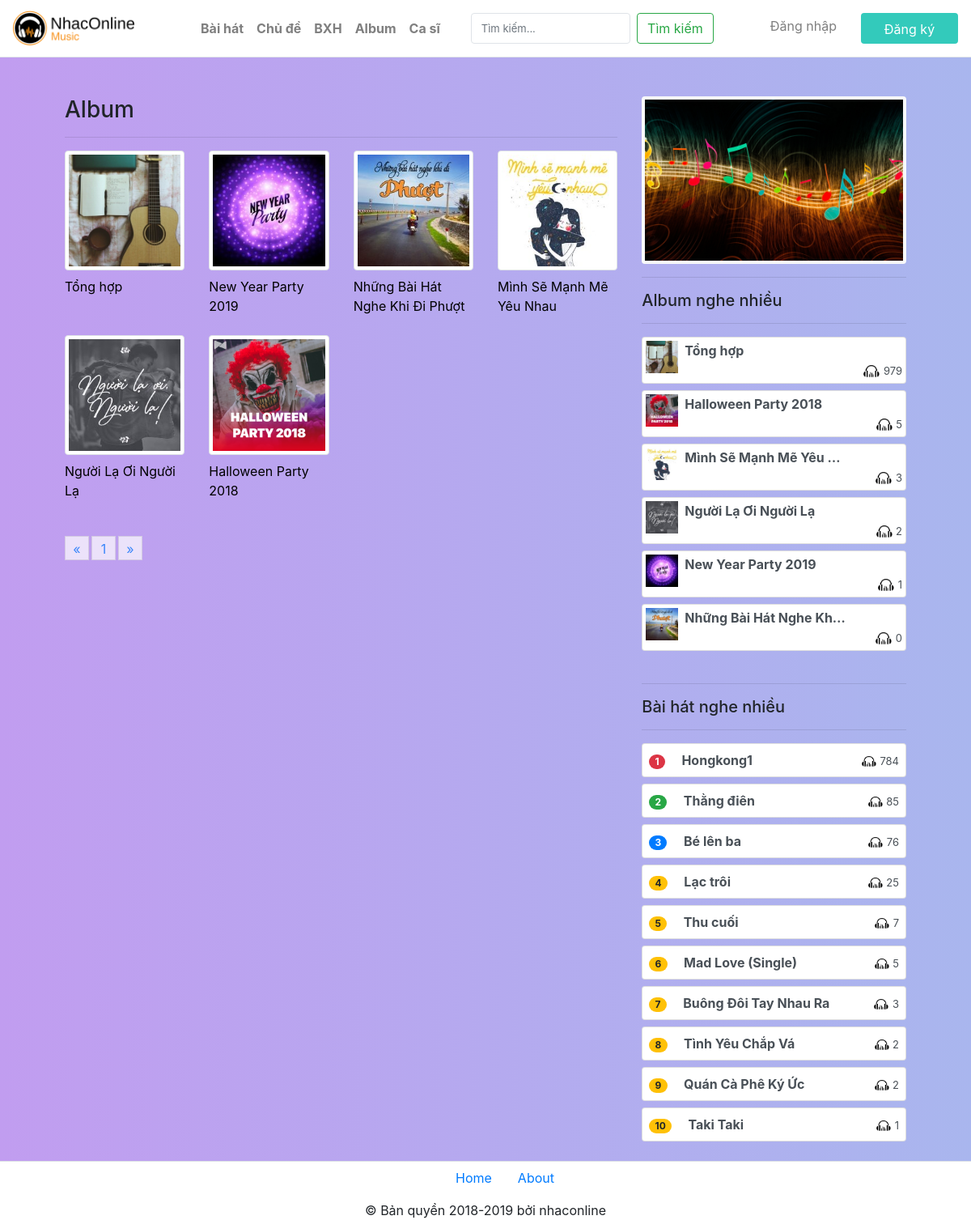
The app's page /Sources/album.php with its own data.
### tables this page shows
CREATE TABLE `album` (
  `id` int(100) NOT NULL,
  `tenalbum` varchar(100) NOT NULL,
  `image` varchar(100) NOT NULL
);

### Sources/album.php (the view, shortened to what this page needs)
<!DOCTYPE html>
<html lang="en">
<head>
    <link rel="stylesheet" href="./css/hover.css">
    <link rel="stylesheet" href="./css/bootstrap.min.css">
    <link rel="stylesheet" href="./css/fixbody.css">
	<link rel="stylesheet" href="./css/jquery.paginate.css">
</head>
<body>
    <div class="container-fullwidth">
        <?php
        include('./php/header.php');
        ?>
        <main class="col-md-11 m-auto">
            <div class="left col-md-8 float-left">
                <div class="text-md-left mt-5">
                    <h3>Album</h3>
                </div><hr>
                <div class="row" id="listbaihat">
                <?php
                    require('./php/connect.php');
                    $sql = "SELECT * FROM album";
                    $result = mysqli_query($con,$sql);
                    while($row = mysqli_fetch_assoc($result)){
                        $tenalbum = $row['tenalbum'];
                        $image=$row['image'];
                        echo '<div class="col-lg-3 col-md-4 img-hover">
                                <a href="p_album.php?id='.$row['id'] .'" class="d-block mb-4 h-100" style="text-decoration: none;">
                                <div><img class="img-fluid img-thumbnail " src="./'.$image.'" alt=""></div>
                                <div class="mt-2" style="color: black;">'.$tenalbum.'</div>
                                </a>
                            </div>';
                    }
                    ?>
                </div>
            </div>
            <div class="right col-md-4 float-right">
                <?php include('./php/menuright.php');?>
            </div>
        </main>
        <?php
        include('./php/footer.php');
        ?>
    </div>
</body>
</html>

### Sources/php/menuright.php (shortened to what this page needs)
<div class="w-100 mt-5 p-1 bg-light rounded"><img class="w-100" src="./image/score.jpg" alt="Ảnh"></div>
    <hr>
    <div class="text-md-left mt-3">
            <h5>Album nghe nhiều</h5>
        </div><hr>
    <div class="list-group">
        <ul id="listbaihat" class="p-0" style="list-style:none;">
            <?php require('./php/connect.php');
            $sql = "SELECT a.id,a.tenalbum,a.image, SUM(vb.luotnghe) AS tongluotnghe FROM album a INNER JOIN v_baihat vb ON a.id = vb.idalbum GROUP BY a.id ORDER BY (tongluotnghe) DESC" ;
            $result = mysqli_query($con,$sql);
            while($row = mysqli_fetch_assoc($result)){
                $tenalbum = $row['tenalbum'];
                $anh = $row['image'];
                $luotnghe = $row['tongluotnghe'];
                echo '<a href="./p_album.php?id='.$row['id'].'" class="list-group-item list-group-item-action flex-column align-items-start mb-2 p-1 rounded">
                    <span>
                        <img class="float-md-left mr-2" src="./'.$anh.'" width="40px">
                    </span>
                    <div class="item_title">'.$tenalbum.'</div>
                    <div class="box_items text-right">
                        <span class="item_span">
                            <img src="./image/views.png" width="20px">
                            <span style="font-size:13px;">'.$luotnghe.'</span>
                        </span>
                    </div>
                </a>';
            }
            ?>
        </ul>
    </div>
    <hr>
<div class="text-md-left">
    <h5>Bài hát nghe nhiều</h5>
</div><hr>
<div class="list-group">
    <?php
        require('./php/connect.php');
        $sql = "SELECT * FROM v_baihat ORDER BY luotnghe DESC";
        $result = mysqli_query($con,$sql);
        $i=1;
        while(($row = mysqli_fetch_assoc($result)) && ($i<=10)){
            $tenbaihat = $row['tenbaihat'];
            $luotnghe = $row['luotnghe'];
            $cl='';
        switch ($i) {
            case 1:
                $cl='danger';
                break;
            case 2:
                $cl='success';
                break;
            case 3:
                $cl='primary';
                break;
            default:
                $cl='warning';
                break;
        }
        echo '<a href="./playnhac.php?id='.$row['id'].'" class="list-group-item list-group-item-action flex-column align-items-start mb-2 p-2 rounded">
                <span class="badge badge-pill badge-'.$cl.'">'.$i.'</span>
                <span class="ml-3 rg">'.$tenbaihat.'</span>
                <span class="item_span float-right">
                    <img src="./image/views.png" width="18px">
                    <span style="font-size:13px;">'.$luotnghe.'</span>
                </span>
            </a>';
        $i++;
        }
    ?>
</div>

### Sources/css/hover.css (style rules this page uses)
.img-hover img { -webkit-transition: all .3s ease; -moz-transition: all .3s ease; -o-transition: all .3s ease; -ms-transition: all .3s ease; transition: all .3s ease; position:relative; }

### Sources/css/fixbody.css (style rules this page uses)
body { background: linear-gradient(to left, #a9b6ee, #c19df0); }

### Sources/php/menuright.php (style rules this page uses)
.item_title { width: 200px; overflow: hidden; white-space: nowrap; text-overflow: ellipsis; font-weight:bold; }
.rg { width: 200px; overflow: hidden; white-space: nowrap; text-overflow: ellipsis; font-weight:bold; }

### records on screen
album: image (picture), tenalbum "Tổng hợp", luotnghe "979"
album: image (picture), tenalbum "New Year Party 2019", luotnghe "1"
album: image (picture), tenalbum "Những Bài Hát Nghe Khi Đi Phượt", tenalbum "Những Bài Hát Nghe Kh…", luotnghe "0"
album: image (picture), tenalbum "Mình Sẽ Mạnh Mẽ Yêu Nhau", tenalbum "Mình Sẽ Mạnh Mẽ Yêu…", luotnghe "3"
album: image (picture), tenalbum "Người Lạ Ơi Người Lạ", luotnghe "2"
album: image (picture), tenalbum "Halloween Party 2018", luotnghe "5"

### other values on screen
$tenbaihat "Hongkong1"
$luotnghe "784"
$tenbaihat "Thằng điên"
$luotnghe "85"
$tenbaihat "Bé lên ba"
$luotnghe "76"
$tenbaihat "Lạc trôi"
$luotnghe "25"
$tenbaihat "Thu cuối"
$luotnghe "7"
$tenbaihat "Mad Love (Single)"
$luotnghe "5"
$tenbaihat "Buông Đôi Tay Nhau Ra"
$luotnghe "3"
$tenbaihat "Tình Yêu Chắp Vá"
